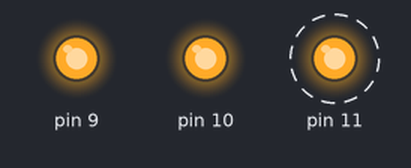
A sketch run on a simulated Arduino Uno, built with avr-gcc and run on an emulated ATmega328P. Parts: output pins drawn as LEDs (lit = HIGH). Dashed ring = blinking.

Above: at 0.05 s.
Timing chart, 0 to 3.0 s (numbered marks = the images above):
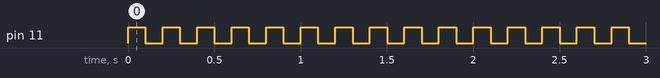

Measured:
- by itself, pin 11: alternates HIGH for 0.10 s and LOW for 0.10 s

The sketch:

MotorController.ino
```cpp
#include "Motor.h"

Motor motorObj(9,10,11,1);

void setup() {
  Serial.begin(9600);      // open the serial port at 9600 bps:
  motorObj.enable();
  motorObj.setDir(1);
}

void loop() {
 motorObj.setSpeed(100);
}
```

Motor.cpp
```cpp
/*
  Motor.cpp - Library for controlling stepper motor.
  Created by Seyed Ehsan Abrishami, Feb 21, 2016.
  Released into the public domain.
  An email has to be sent to the owner with feedback on the code.
  Owner Email : a.ehsan70@gmail.com
*/

#include "Arduino.h"
#include "Motor.h"

Motor::Motor(){
	Serial.print("Hi");
}


Motor::Motor(int enPin, int dirPin, int clkPin, int gndPin){
    _enPin = enPin;
    _dirPin = dirPin;
    _clkPin = clkPin;
    pinMode(_enPin, OUTPUT);
    pinMode(_dirPin, OUTPUT);
    pinMode(_clkPin, OUTPUT);
}

void Motor::setDir(int dir){
	if (dir == 1){
		digitalWrite(_dirPin, HIGH);
	}
	else if (dir == 0){
		digitalWrite(_dirPin, LOW);
	}
	else {
		Serial.print("Wrong Input to setDir().");
	}
}

void Motor::enable(){
	digitalWrite(_enPin, HIGH);
}
/*
speedIn would be half of the period in ms. i.e. the lenght of the signla to be high or low.
*/
void Motor::setSpeed(int speedIn)
{
	if (speedIn < 1) {
		Serial.print("Wrong Input to setSpeed(): Speed value cannot be negative.");
	}

	digitalWrite(_clkPin, HIGH);
	delay(speedIn);
	digitalWrite(_clkPin, LOW);
	delay(speedIn);
}

void Motor::disable()
{
	digitalWrite(_enPin, LOW);

}
```

Motor.h
```cpp
/*
  Motor.h - Library for controlling stepper motor.
  Created by Seyed Ehsan Abrishami, Feb 21, 2016.
  Released into the public domain.
  An email has to be sent to the owner with feedback on the code.
  Owner Email : a.ehsan70@gmail.com
*/
#ifndef Motor_h
#define Motor_h

#include "Arduino.h"

class Motor
{
  public:
  	Motor();
  	Motor(int enPin, int dirPin, int clkPin, int gndPin);
    void enable();
    void setDir(int dir);
    void setSpeed(int speedIn);
    void disable();
  private:
    int _enPin, _dirPin, _clkPin, _gndPin;
};

#endif
```
